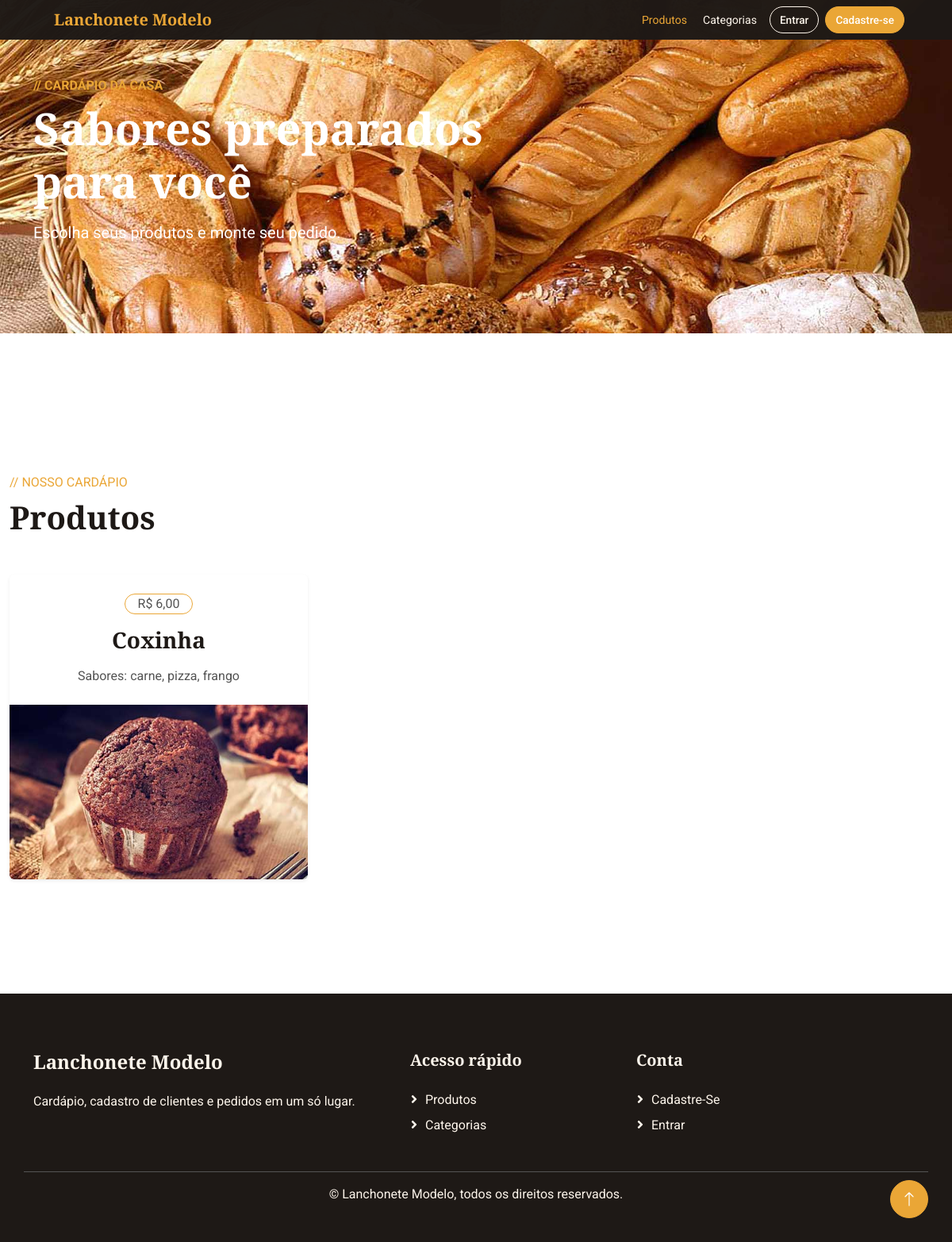
Page /produtos/ on the earlier database version.
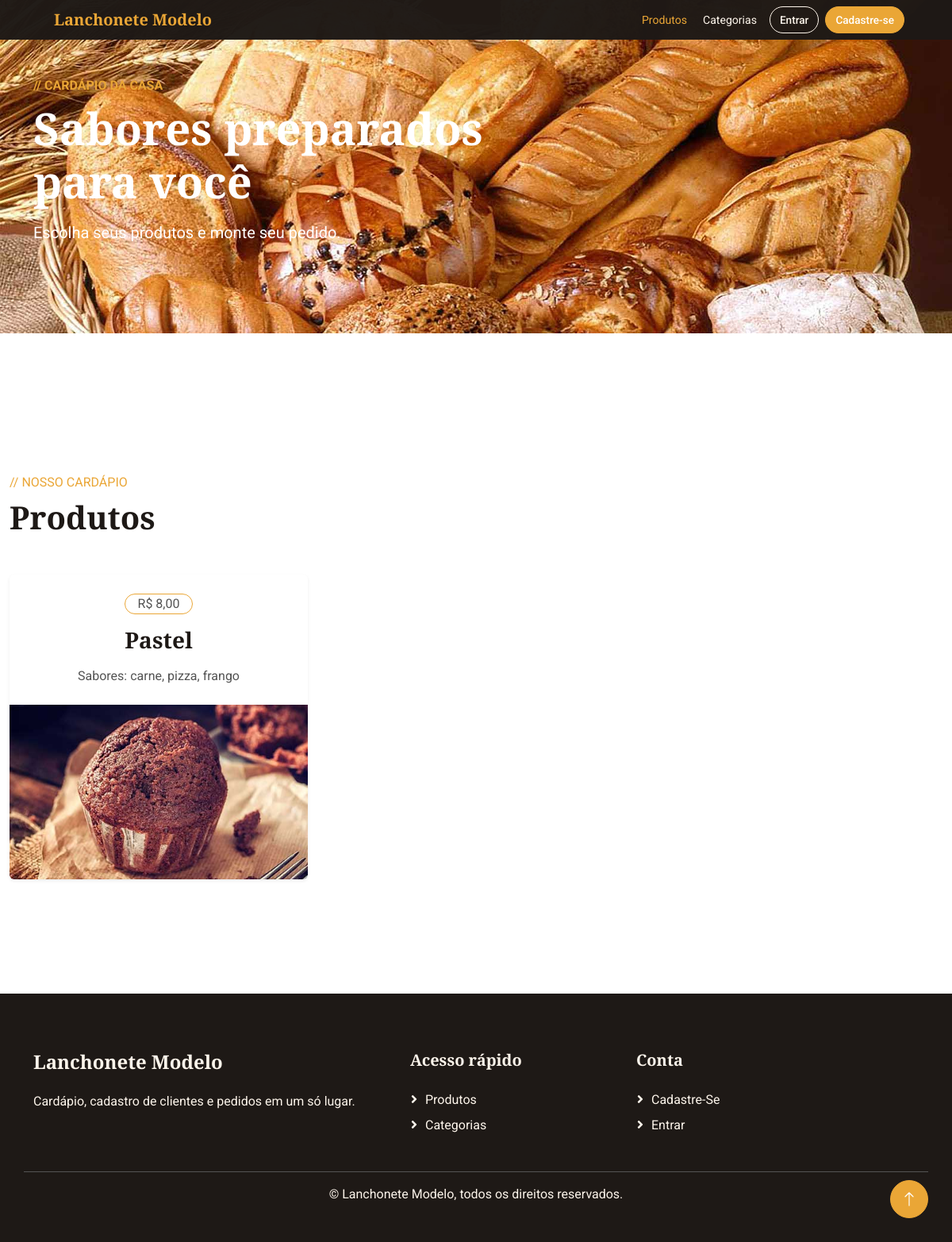
Same page on the later database version.
### produtos/models.py (models this page shows, shortened)
class Produto(models.Model):
    nome = models.CharField(max_length=100)
    preco = models.DecimalField(max_digits=12, decimal_places=2, validators=[MinValueValidator(Decimal("0"))])
    descricao = models.CharField(max_length=255)
    disponivel = models.BooleanField(default=True)
    imagem = models.ImageField(upload_to="produtos/", blank=True, null=True)
    categoria = models.ForeignKey(Categoria, on_delete=models.PROTECT)
    class Meta:
        constraints = [models.CheckConstraint(condition=models.Q(preco__gte=0), name="produto_preco_nao_negativo")]

### produtos/views.py (the view)
# urls.py: path("", RedirectView.as_view(pattern_name="listar_produtos"), name="inicio"),
@require_http_methods(["GET", "HEAD"])
def listar_produtos(request):
    produtos = Produto.objects.select_related("categoria").order_by("nome", "pk")
    return render(request, 'produtos/listar.html', {'produtos': produtos})

### produtos/templatetags/form_ui.py (called while the page is built)
@register.filter
def startswith(value, prefix):
    return bool(value and prefix and str(value).startswith(str(prefix)))

### produtos/templates/produtos/listar.html (shortened to what this page needs)
{% extends "base.html" %}{% load static %}
{% block hero %}<section class="container-fluid p-0 pb-5"><div class="position-relative"><img class="img-fluid w-100" style="max-height:420px;object-fit:cover" src="{% static 'baker/img/carousel-1.jpg' %}" alt="Produtos da Lanchonete Modelo"><div class="position-absolute top-50 start-0 translate-middle-y w-100"><div class="container"><div class="col-lg-7"><p class="text-primary text-uppercase fw-bold mb-2">// Cardápio da casa</p><h1 class="display-4 text-white mb-3">Sabores preparados para você</h1><p class="text-white fs-5">Escolha seus produtos e monte seu pedido.</p></div></div></div></div></section>{% endblock %}
{% block content %}<div class="d-flex flex-wrap justify-content-between align-items-center mb-5"><div><p class="text-primary text-uppercase mb-2">// Nosso cardápio</p><h1 class="display-6 mb-0">Produtos</h1></div>{% if perms.produtos.add_produto %}<a class="btn btn-primary rounded-pill" href="{% url 'criar_produto' %}">Novo produto</a>{% endif %}</div><div class="row g-4">{% for produto in produtos %}{% include "includes/product_card.html" %}{% empty %}<div class="col-12"><div class="alert alert-info">Nenhum produto cadastrado.</div></div>{% endfor %}</div>{% endblock %}

### templates/includes/product_card.html (shortened to what this page needs)
<div class="col-lg-4 col-md-6"><article class="product-item d-flex flex-column bg-white rounded overflow-hidden h-100 shadow-sm"><div class="text-center p-4"><div class="d-inline-block border border-primary rounded-pill px-3 mb-3">R$ {{ produto.preco|floatformat:2 }}</div><h3 class="mb-3">{{ produto.nome }}</h3><span>{{ produto.descricao }}</span></div><div class="position-relative mt-auto">{% include "includes/product_image.html" %}</div></article></div>

### templates/includes/product_image.html
{% load static %}{% if produto.imagem %}<img class="img-fluid" src="{{ produto.imagem.url }}" alt="{{ produto.nome }}" data-fallback="{% static 'baker/img/product-1.jpg' %}">{% else %}<img class="img-fluid" src="{% static 'baker/img/product-1.jpg' %}" alt="{{ produto.nome }}">{% endif %}

Differences in the rows shown:
removed Produto: preco "6,00", nome "Coxinha", descricao "Sabores: carne, pizza, frango"
added Produto: preco "8,00", nome "Pastel", descricao "Sabores: carne, pizza, frango"
